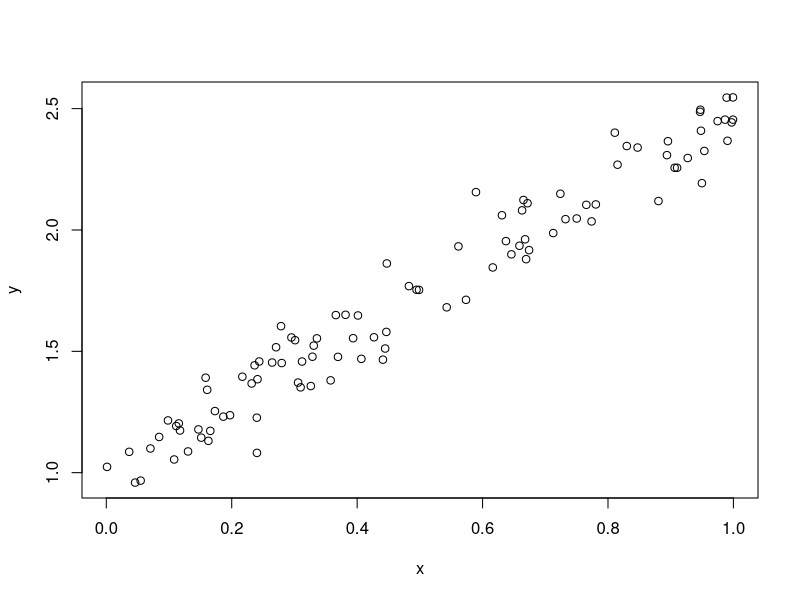

Reproduce this figure in R. (Note: this script raises an error after producing the figure.)
x = runif(100)
y = 1 + 1.5*x + rnorm(100, 0, sqrt(0.1^2))
plot(x, y)

data = list("x" = x, "y" = y)
target = function(data, params){
    x = data$x
    y = data$y
    beta0 = params[1]
    beta1 = params[2]
    sig2 = params[3]

    # Likelihood
    out = sum(dnorm(y, beta0 + beta1*x, sqrt(sig2), log = TRUE))

    # Priors
    out = out + dnorm(beta0, 0, 100, log = TRUE)
    out = out + dnorm(beta1, 0, 100, log = TRUE)
    out = out + dgamma(sig2, 1, 0.1, log = TRUE)

    return (out)
    }

### Update separately
out = mcmc_sampler(data = data, target = target, nparam = 3,
    nmcmc = 10000, nburn = 5000, nthin = 1, window = 200,
    bounds = list("lower" = c(-Inf, -Inf, 0), "upper" = c(Inf, Inf, Inf)),
    display = 100, groups = 0)

colMeans(out$accept)


### Update in groups
out = mcmc_sampler(data = data, target = target, nparam = 3,
    nmcmc = 10000, nburn = 5000, nthin = 1, window = 200,
    bounds = list("lower" = c(-Inf, -Inf, 0), "upper" = c(Inf, Inf, Inf)),
    display = 100, groups = list(c(1,2), 3))

colMeans(out$accept)


### Update jointly
out = mcmc_sampler(data = data, target = target, nparam = 3,
    nmcmc = 10000, nburn = 5000, nthin = 1, window = 200,
    bounds = list("lower" = c(-Inf, -Inf, 0), "upper" = c(Inf, Inf, Inf)),
    display = 100)

mean(out$accept)


hpds = apply(out$params, 2, hpd_mult)
plot_hpd(density(out$params[,1]), hpds[,1], "dodgerblue")
plot_hpd(density(out$params[,2]), hpds[,2], "dodgerblue")
plot_hpd(density(out$params[,3]), hpds[,3], "dodgerblue")
